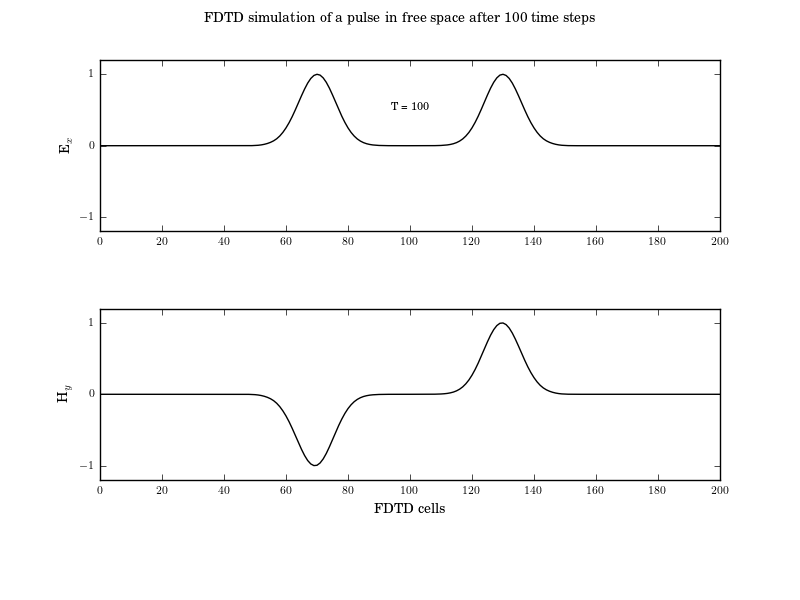

The Python source for this figure:
#!/usr/bin/env python
# File: fdtd.py
# Name: D.Saravanan
# Date: 16/05/2022

""" Script for 1-dimensional fdtd with gaussian pulse as source """

import numpy as np
import matplotlib.pyplot as plt

plt.style.use("classic")
plt.rcParams["text.usetex"] = True
plt.rcParams["pgf.texsystem"] = "pdflatex"
plt.rcParams.update(
    {
        "font.family": "serif",
        "font.size": 8,
        "axes.labelsize": 10,
        "axes.titlesize": 10,
        "figure.titlesize": 10,
    }
)


def plotting(time_step, ex, hy):
    """plot function"""
    fig, (ax1, ax2) = plt.subplots(2)
    fig.suptitle(r"FDTD simulation of a pulse in free space after 100 time steps")
    ax1.plot(ex, "k", lw=1)
    ax1.text(100, 0.5, "T = {}".format(time_step), horizontalalignment="center")
    ax1.set(xlim=(0, 200), ylim=(-1.2, 1.2), ylabel=r"E$_x$")
    ax1.set(xticks=range(0, 220, 20), yticks=np.arange(-1, 1.2, 1))
    ax2.plot(hy, "k", lw=1)
    ax2.set(xlim=(0, 200), ylim=(-1.2, 1.2), xlabel=r"FDTD cells", ylabel=r"H$_y$")
    ax2.set(xticks=range(0, 220, 20), yticks=np.arange(-1, 1.2, 1))
    plt.subplots_adjust(bottom=0.2, hspace=0.45)
    plt.savefig("fdtd.png")


def main():

    ke = 201
    ex = np.zeros(ke)
    hy = np.zeros(ke)

    # Pulse parameters
    kc = int(ke / 2)
    t0 = 40
    spread = 12
    nsteps = 100

    for time_step in range(1, nsteps + 1):

        ex[1:ke] = ex[1:ke] + 0.5 * (hy[0:ke-1] - hy[1:ke])

        ex[kc] = np.exp(-0.5 * ((t0 - time_step) / spread) ** 2)

        hy[0:ke-1] = hy[0:ke-1] + 0.5 * (ex[0:ke-1] - ex[1:ke])

    plotting(time_step, ex, hy)


if __name__ == "__main__":
    main()
